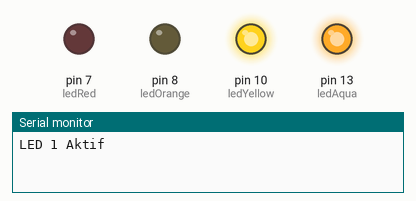
The sketch below on a simulated Arduino Uno, built with avr-gcc and run on an emulated ATmega328P. Shown: output pins drawn as LEDs (lit = HIGH), the last lines printed to the serial monitor.

Above: at 0.05 s.
At 2.75 s:
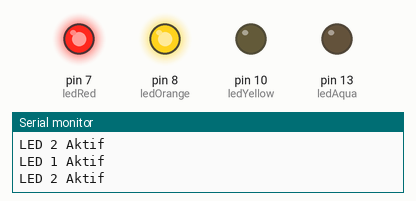
Timing chart, 0 to 3.0 s (numbered marks = the images above):
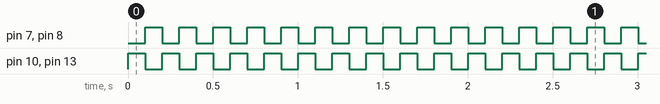

Measured:
- by itself, pin 7 (ledRed), pin 8 (ledOrange), pin 10 (ledYellow), pin 13 (ledAqua): alternates HIGH for 0.10 s and LOW for 0.10 s

The sketch:

Tugas_W03s03.ino
```cpp
int ledAqua = 13;
int ledRed = 7;
int ledOrange = 8;
int ledYellow = 10;

void Led1(){
  digitalWrite(ledAqua, HIGH);
  digitalWrite(ledRed, LOW);
  digitalWrite(ledOrange, LOW);
  digitalWrite(ledYellow, HIGH);
  Serial.println("LED 1 Aktif");
  delay(100);
}
void Led2(){
  digitalWrite(ledAqua, LOW);
  digitalWrite(ledRed, HIGH);
  digitalWrite(ledOrange, HIGH);
  digitalWrite(ledYellow, LOW);
  Serial.println("LED 2 Aktif");
  delay(100);

}

void setup() {
  // put your setup code here, to run once:
  Serial.begin(9600);
  pinMode(ledAqua, OUTPUT);
  pinMode(ledRed, OUTPUT);
  pinMode(ledOrange, OUTPUT);
  pinMode(ledYellow, OUTPUT);
}

void loop() {
  // put your main code here, to run repeatedly:
  Led1();
  Led2();
}
```
